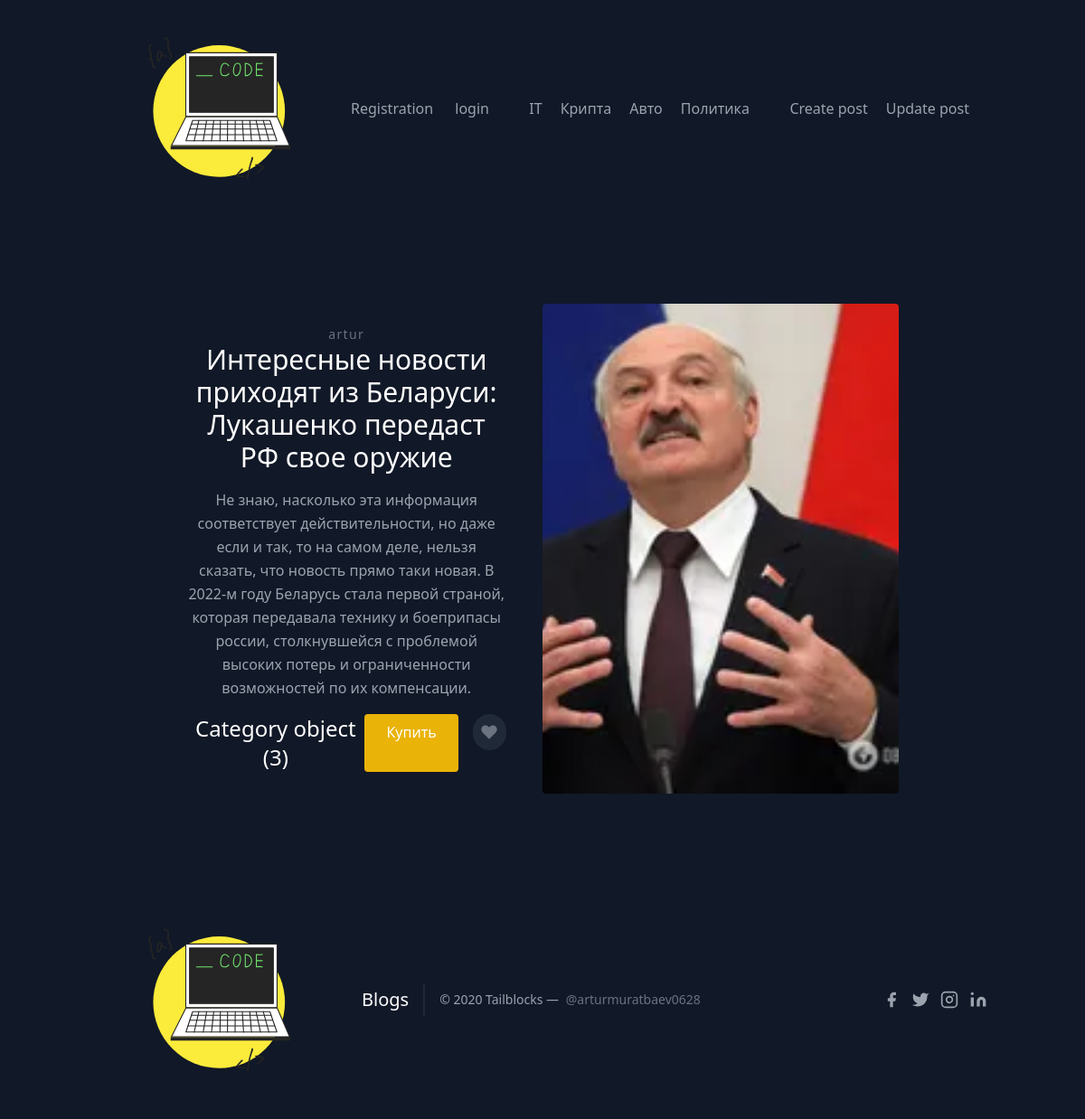
Page /blog/2 on the committed database.
### blog/models.py (models this page shows, shortened)
class Blogs(models.Model):
    author = models.ForeignKey(User,on_delete=models.CASCADE)
    category = models.ForeignKey(Category,on_delete=models.CASCADE)
    title = models.CharField(max_length=255,verbose_name='название')
    text = models.TextField(verbose_name='Пост:')
    image1 = models.ImageField(verbose_name='1 картинка(не обязательно):',blank=True,null=True)
    image2 = models.ImageField(verbose_name='2 картинка(не обязательно):',blank=True,null=True)
    image3 = models.ImageField(verbose_name='3 картинка(не обязательно):',blank=True,null=True)
    pub_date = models.DateTimeField(auto_now_add=True)
    class Meta:
        verbose_name = 'Блог'
        verbose_name_plural = 'Блоги'

class Category(models.Model):
    category_name = models.CharField(max_length=255,verbose_name='Название категории:')
    slug = models.SlugField(verbose_name='Слаг категорий',max_length=255)
    class Meta:
        verbose_name = 'Категория'
        verbose_name_plural = 'Категорий'

### blog/views.py (the view)
# urls.py: path('blog/<int:id>',detail,name='detail'),
def detail(request,id):
    blog = get_object_or_404(models.Blogs,id=id)
    return render(request,'detail.html',{'blog':blog})

### templates/detail.html (shortened to what this page needs)
{% extends 'base.html' %}
{% block content %}
<section class="text-gray-400 bg-gray-900 body-font overflow-hidden">
    <div class="container px-5 py-24 mx-auto">
      <div class="lg:w-4/5 mx-auto flex flex-wrap">
        <div class="lg:w-1/2 w-full lg:pr-10 lg:py-6 mb-6 lg:mb-0">
          <h2 class="text-sm title-font text-gray-500 tracking-widest">{{blog.author}} </h2>
          <h1 class="text-white text-3xl title-font font-medium mb-4">{{blog.title}}</h1>
          <p class="leading-relaxed mb-4">{{blog.text}}</p>
          <div class="flex">
            <span class="title-font font-medium text-2xl text-white">{{blog.category}}</span>
            <button class="flex ml-auto text-white bg-yellow-500 border-0 py-2 px-6 focus:outline-none hover:bg-yellow-600 rounded">Купить</button>
            <button class="rounded-full w-10 h-10 bg-gray-800 p-0 border-0 inline-flex items-center justify-center text-gray-500 ml-4">
              <svg fill="currentColor" stroke-linecap="round" stroke-linejoin="round" stroke-width="2" class="w-5 h-5" viewBox="0 0 24 24">
                <path d="M20.84 4.61a5.5 5.5 0 00-7.78 0L12 5.67l-1.06-1.06a5.5 5.5 0 00-7.78 7.78l1.06 1.06L12 21.23l7.78-7.78 1.06-1.06a5.5 5.5 0 000-7.78z"></path>
              </svg>
            </button>
          </div>
        </div>
        <img alt="ecommerce" class="lg:w-1/2 w-full lg:h-auto h-64 object-cover object-center rounded" src="{{blog.image1.url}}">
      </div>
    </div>
  </section>
{% endblock %}

### static/css/home.css (style rules this page uses)
body { text-align: center; background-color: #201E43; }
button { background: #D6BD98; color: #1A3636; }

### rows in the picture
Blogs: author "artur", title "Интересные новости приходят из Беларуси: Лукашенко передаст РФ свое оружие", text "Не знаю, насколько эта информация соответствует действительности, но даже если и так, то на самом деле, нельзя сказать, что новость прямо таки новая. В 2022-м году Беларусь стала первой страной, которая передавала технику и боеприпасы россии, столкнувшейся с проблемой высоких потерь и ограниченности возможностей по их компенсации.", category "Category object (3)", image1 (picture)
